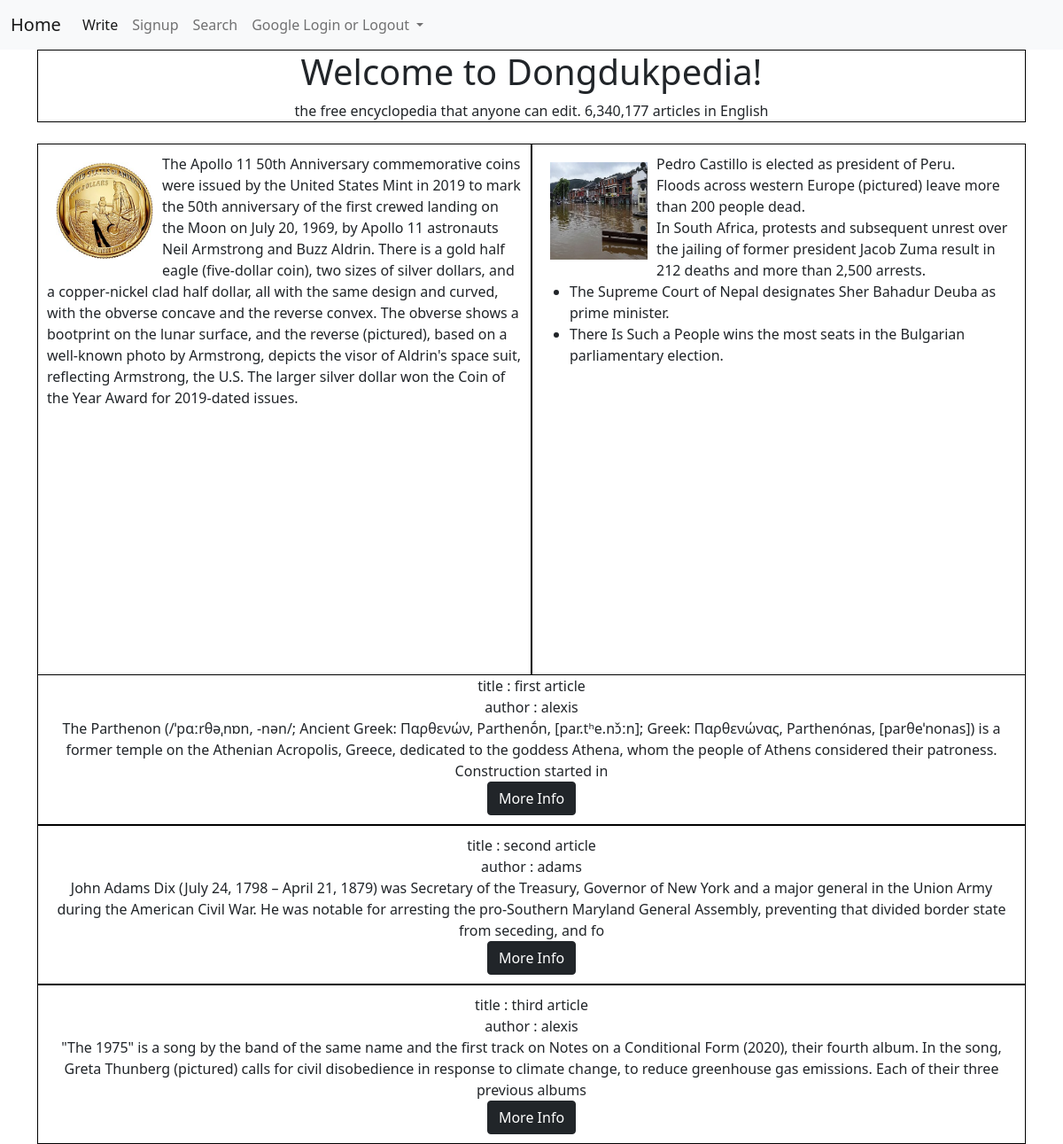
The page / on the database its author committed.
### wiki/models.py (models this page shows, shortened)
class Blog(models.Model):
    title = models.CharField(max_length=200)
    writer = models.CharField(max_length=100)
    pub_date = models.DateTimeField()
    body = models.TextField()
    image = models.ImageField(upload_to = "wiki/", blank=True, null=True)
    def summary(self):
        return self.body[:300]

### wiki/views.py (the view)
# urls.py: 2. Add a URL to urlpatterns:  path('', views.home, name='home')
def home(request):
    blogs = Blog.objects.all()
    return render(request, 'home.html', {'blogs':blogs})

### wiki/templates/home.html (shortened to what this page needs)
{% extends 'base.html' %}
{% block content %}
{% load static %}
<!-- {% load socialaccount %}
<div id="title">
    <h1>Welcome to Dongdukpedia!</h1>
    the free encyclopedia that anyone can edit.
6,340,177 articles in English
</div>
<br>
<div id="content">
    <img src="{% static 'apollo.jpeg' %}" alt="" width="100" height="100">
    The Apollo 11 50th Anniversary commemorative coins were issued by the United States Mint in 2019 to mark the 50th anniversary of the first crewed landing on the Moon on July 20, 1969, by Apollo 11 astronauts Neil Armstrong and Buzz Aldrin.
    There is a gold half eagle (five-dollar coin), two sizes of silver dollars, and a copper-nickel clad half dollar, all with the same design and curved, with the obverse concave and the reverse convex.
    The obverse shows a bootprint on the lunar surface, and the reverse (pictured), based on a well-known photo by Armstrong, depicts the visor of Aldrin's space suit, reflecting Armstrong, the U.S.
    The larger silver dollar won the Coin of the Year Award for 2019-dated issues.
</div>
<div id="content">
    <img src="{% static 'floods.jpeg' %}" alt="" width="100" height="100">
    <ul>
        <li>
            Pedro Castillo is elected as president of Peru.
        </li>
        <li>
            Floods across western Europe (pictured) leave more than 200 people dead.
        </li>
        <li>
            In South Africa, protests and subsequent unrest over the jailing of former president Jacob Zuma result in 212 deaths and more than 2,500 arrests.
        </li>
        <li>
            The Supreme Court of Nepal designates Sher Bahadur Deuba as prime minister.
        </li>
        <li>
            There Is Such a People wins the most seats in the Bulgarian parliamentary election.
        </li>
    </ul>
</div>
    {% for blog in blogs %}
    <div id="post">
      title : {{blog.title}}<br>
      author : {{blog.writer}}<br>
      {{blog.summary}}
      <br>
      <button type="button" class="btn btn-dark">
      <a id="buttontext" href="{%url 'detail' blog.id %}">More Info</a>
     </button><br>
    </div>
    {% endfor %}
{% endblock %}

### wikipj/templates/base.html (shortened to what this page needs)
<!DOCTYPE html>
<html lang="en">
<link href="https://cdn.jsdelivr.net/npm/bootstrap@5.0.2/dist/css/bootstrap.min.css" rel="stylesheet">
</head>
<body>
{% load static %}
{% load socialaccount %}
  <nav class="navbar navbar-expand-lg navbar-light bg-light">
    <div class="container-fluid">
      <a class="navbar-brand" href="{%url 'home'%}">Home</a>
      <div class="collapse navbar-collapse" id="navbarSupportedContent">
        <ul class="navbar-nav me-auto mb-2 mb-lg-0">
          <li class="nav-item">
            <a class="nav-link active" aria-current="page" href="{% url 'new' %}">Write</a>
          </li>
           <li class="nav-item">
            <a class="nav-link" href="/accounts/signup">Signup</a>
          </li>
          <li class="nav-item">
            <a class="nav-link" href="{% url 'search' %}">Search</a>
          </li>
          <li class="nav-item dropdown">
            <a class="nav-link dropdown-toggle" href="#" id="navbarDropdown" role="button" data-bs-toggle="dropdown" aria-expanded="false">
              Google Login or Logout
            </a>
          </li>
        </ul>
      </div>
    </div>
  </nav>
  <div class="container">
      {% block content %}
      {% endblock %}
  </div>
</body>
</html>

### wikipj/templates/base.html (style rules this page uses)
#title { text-align: center; border: 1px solid black; }
#content { text-align: left; padding:10px; border: 1px solid black; width:50%; height:600px; float:left; }
img { float:left; padding:10px; width:130px; height:130px; }
#buttontext { text-decoration:none; color:white; }
#post { text-align:center; padding:10px; border: 1px solid black; }

### rows shown on the page
Blog: title "first article", writer "alexis", summary "The Parthenon (/ˈpɑːrθəˌnɒn, -nən/; Ancient Greek: Παρθενών, Parthenṓn, [par.tʰe.nɔ̌ːn]; Greek: Παρθενώνας, Parthenónas, [parθeˈnonas]) is a former temple on the Athenian Acropolis, Greece, dedicated to the goddess Athena, whom the people of Athens considered their patroness. Construction started in"
Blog: title "second article", writer "adams", summary "John Adams Dix (July 24, 1798 – April 21, 1879) was Secretary of the Treasury, Governor of New York and a major general in the Union Army during the American Civil War. He was notable for arresting the pro-Southern Maryland General Assembly, preventing that divided border state from seceding, and fo"
Blog: title "third article", writer "alexis", summary "\"The 1975\" is a song by the band of the same name and the first track on Notes on a Conditional Form (2020), their fourth album. In the song, Greta Thunberg (pictured) calls for civil disobedience in response to climate change, to reduce greenhouse gas emissions. Each of their three previous albums"
